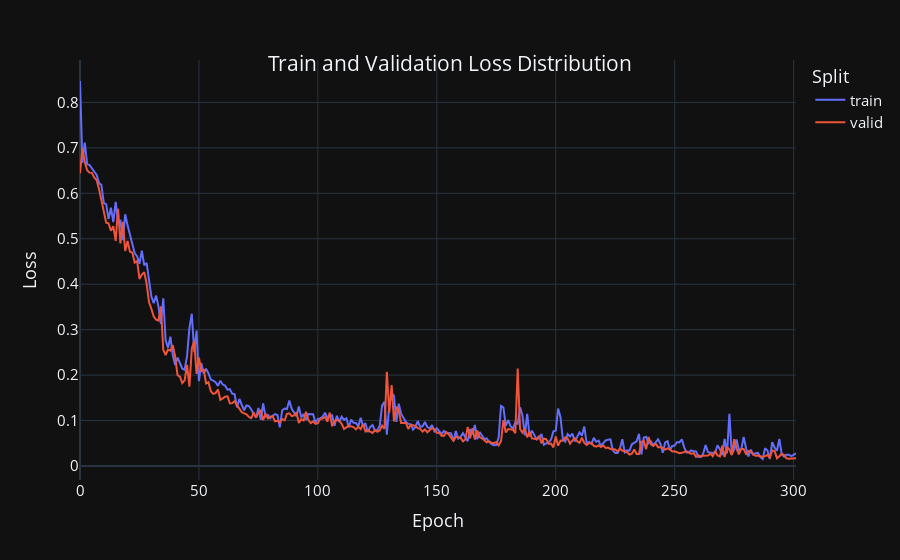
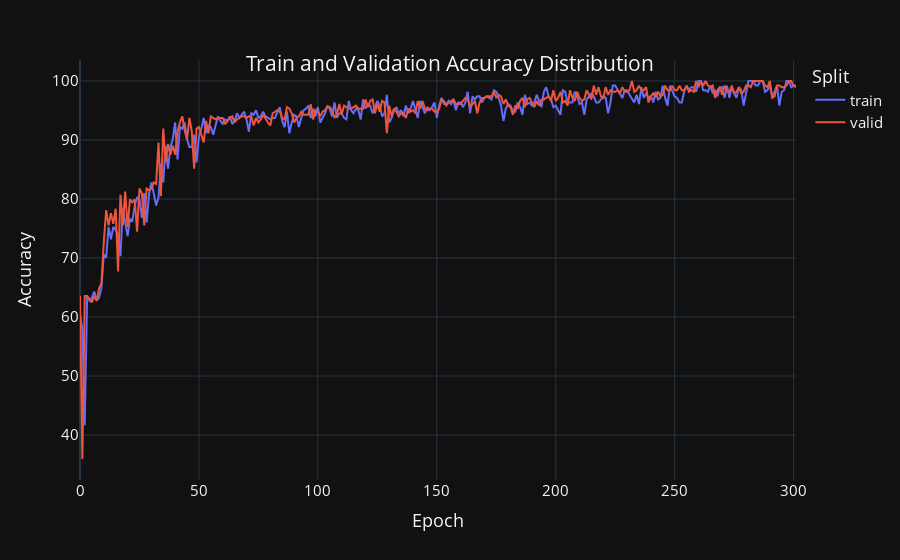
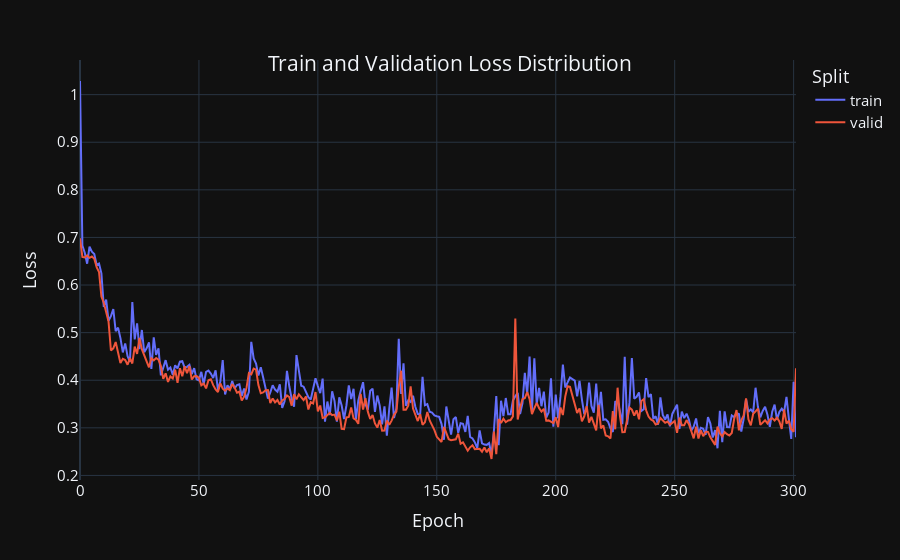
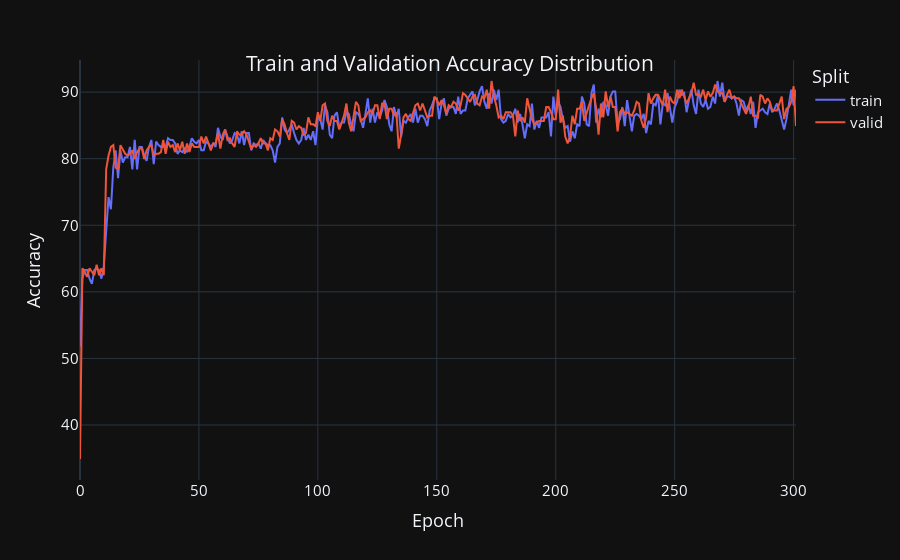

These figures' notebook cell, in order:
### Markdown cell above
# Visualize The Results

### Code cell
hyperparams = {
    'dim_h': 64,
    'num_heads': 16,
    'edge_dim': 4,
}

# Models
model_ein = EINModel(**hyperparams)
model_gat = GATModel(**hyperparams)

trained_ein = run_experiment(model_ein, hyperparams)
test_model(trained_ein, test_loader)

print('===================================')
trained_gat = run_experiment(model_gat, hyperparams)
test_model(trained_gat, test_loader)

### Figure 1 — Plotly figure (JSON) as saved in the notebook; plotly's stock layout.template omitted (floating-point values rounded to 4 significant figures; data arrays with more than 128 entries replaced by an {"elided": "..."} marker saying what was removed)
{"data": [{"hovertemplate": "split=train<br>index=%{x}<br>value=%{y}<extra></extra>", "legendgroup": "train", "line": {"color": "#636efa", "dash": "solid"}, "marker": {"symbol": "circle"}, "mode": "lines", "name": "train", "orientation": "v", "showlegend": true, "x": {"elided": "302 int values"}, "xaxis": "x", "y": {"elided": "302 float values"}, "yaxis": "y", "type": "scatter"}, {"hovertemplate": "split=valid<br>index=%{x}<br>value=%{y}<extra></extra>", "legendgroup": "valid", "line": {"color": "#EF553B", "dash": "solid"}, "marker": {"symbol": "circle"}, "mode": "lines", "name": "valid", "orientation": "v", "showlegend": true, "x": {"elided": "302 int values"}, "xaxis": "x", "y": {"elided": "302 float values"}, "yaxis": "y", "type": "scatter"}], "layout": {"xaxis": {"anchor": "y", "domain": [0.0, 1.0], "title": {"text": "Epoch"}}, "yaxis": {"anchor": "x", "domain": [0.0, 1.0], "title": {"text": "Loss"}}, "legend": {"title": {"text": "Split"}, "tracegroupgap": 0}, "margin": {"t": 60}, "title": {"text": "Train and Validation Loss Distribution", "y": 0.9, "x": 0.5, "xanchor": "center", "yanchor": "top"}, "font": {"size": 15}}}

### Figure 2 — Plotly figure (JSON) as saved in the notebook; plotly's stock layout.template omitted (floating-point values rounded to 4 significant figures; data arrays with more than 128 entries replaced by an {"elided": "..."} marker saying what was removed)
{"data": [{"hovertemplate": "split=train<br>index=%{x}<br>value=%{y}<extra></extra>", "legendgroup": "train", "line": {"color": "#636efa", "dash": "solid"}, "marker": {"symbol": "circle"}, "mode": "lines", "name": "train", "orientation": "v", "showlegend": true, "x": {"elided": "302 int values"}, "xaxis": "x", "y": {"elided": "302 float values"}, "yaxis": "y", "type": "scatter"}, {"hovertemplate": "split=valid<br>index=%{x}<br>value=%{y}<extra></extra>", "legendgroup": "valid", "line": {"color": "#EF553B", "dash": "solid"}, "marker": {"symbol": "circle"}, "mode": "lines", "name": "valid", "orientation": "v", "showlegend": true, "x": {"elided": "302 int values"}, "xaxis": "x", "y": {"elided": "302 float values"}, "yaxis": "y", "type": "scatter"}], "layout": {"xaxis": {"anchor": "y", "domain": [0.0, 1.0], "title": {"text": "Epoch"}}, "yaxis": {"anchor": "x", "domain": [0.0, 1.0], "title": {"text": "Accuracy"}}, "legend": {"title": {"text": "Split"}, "tracegroupgap": 0}, "margin": {"t": 60}, "title": {"text": "Train and Validation Accuracy Distribution", "y": 0.9, "x": 0.5, "xanchor": "center", "yanchor": "top"}, "font": {"size": 15}}}

### Figure 3 — Plotly figure (JSON) as saved in the notebook; plotly's stock layout.template omitted (floating-point values rounded to 4 significant figures; data arrays with more than 128 entries replaced by an {"elided": "..."} marker saying what was removed)
{"data": [{"hovertemplate": "split=train<br>index=%{x}<br>value=%{y}<extra></extra>", "legendgroup": "train", "line": {"color": "#636efa", "dash": "solid"}, "marker": {"symbol": "circle"}, "mode": "lines", "name": "train", "orientation": "v", "showlegend": true, "x": {"elided": "302 int values"}, "xaxis": "x", "y": {"elided": "302 float values"}, "yaxis": "y", "type": "scatter"}, {"hovertemplate": "split=valid<br>index=%{x}<br>value=%{y}<extra></extra>", "legendgroup": "valid", "line": {"color": "#EF553B", "dash": "solid"}, "marker": {"symbol": "circle"}, "mode": "lines", "name": "valid", "orientation": "v", "showlegend": true, "x": {"elided": "302 int values"}, "xaxis": "x", "y": {"elided": "302 float values"}, "yaxis": "y", "type": "scatter"}], "layout": {"xaxis": {"anchor": "y", "domain": [0.0, 1.0], "title": {"text": "Epoch"}}, "yaxis": {"anchor": "x", "domain": [0.0, 1.0], "title": {"text": "Loss"}}, "legend": {"title": {"text": "Split"}, "tracegroupgap": 0}, "margin": {"t": 60}, "title": {"text": "Train and Validation Loss Distribution", "y": 0.9, "x": 0.5, "xanchor": "center", "yanchor": "top"}, "font": {"size": 15}}}

### Figure 4 — Plotly figure (JSON) as saved in the notebook; plotly's stock layout.template omitted (floating-point values rounded to 4 significant figures; data arrays with more than 128 entries replaced by an {"elided": "..."} marker saying what was removed)
{"data": [{"hovertemplate": "split=train<br>index=%{x}<br>value=%{y}<extra></extra>", "legendgroup": "train", "line": {"color": "#636efa", "dash": "solid"}, "marker": {"symbol": "circle"}, "mode": "lines", "name": "train", "orientation": "v", "showlegend": true, "x": {"elided": "302 int values"}, "xaxis": "x", "y": {"elided": "302 float values"}, "yaxis": "y", "type": "scatter"}, {"hovertemplate": "split=valid<br>index=%{x}<br>value=%{y}<extra></extra>", "legendgroup": "valid", "line": {"color": "#EF553B", "dash": "solid"}, "marker": {"symbol": "circle"}, "mode": "lines", "name": "valid", "orientation": "v", "showlegend": true, "x": {"elided": "302 int values"}, "xaxis": "x", "y": {"elided": "302 float values"}, "yaxis": "y", "type": "scatter"}], "layout": {"xaxis": {"anchor": "y", "domain": [0.0, 1.0], "title": {"text": "Epoch"}}, "yaxis": {"anchor": "x", "domain": [0.0, 1.0], "title": {"text": "Accuracy"}}, "legend": {"title": {"text": "Split"}, "tracegroupgap": 0}, "margin": {"t": 60}, "title": {"text": "Train and Validation Accuracy Distribution", "y": 0.9, "x": 0.5, "xanchor": "center", "yanchor": "top"}, "font": {"size": 15}}}
